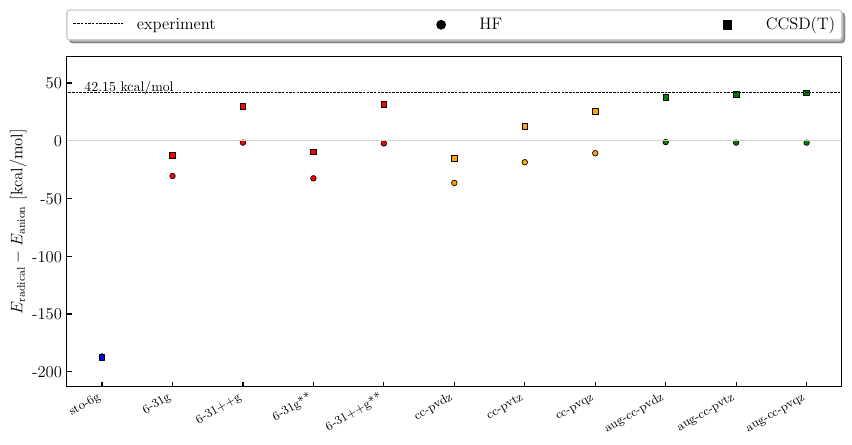

Generate this figure with Python:
import numpy as np
import scipy.optimize as opt
import sys
sys.path.append('../../nevpt2/src/')
from plot import fill_panel, c_list, kcal



basis = ['sto-6g','6-31g','6-31++g','6-31g**','6-31++g**','cc-pvdz','cc-pvtz','cc-pvqz','aug-cc-pvdz','aug-cc-pvtz','aug-cc-pvqz']

colors = ['blue','red','red','red','red','orange','orange','orange','green','green','green']

data = np.load('oh_data.npy',allow_pickle=True).item()
for k in data.keys():
  data[k] = np.array(data[k])
x = [i for i in range(len(basis))]

import matplotlib.pyplot as plt
from matplotlib import rc
rc('font',**{'family':'serif','serif':['cmu serif'],'size':12})
rc('text', usetex=True)

L = 5.0
fig,ax1 = plt.subplots(1,1,figsize=(2.0*L,1.3*0.66*L))
plt.subplots_adjust(wspace=0.22,hspace=0.20)

m=0
for n,c in zip(range(len(basis)),colors):
  ax1.scatter(m,kcal*(data['E_HF_radical'][n]-data['E_HF_anion'][n]), c=c, marker='o', s=16,edgecolor='black',linewidth=0.5)
  ax1.scatter(m,kcal*(data['E_CCSD(T)_radical'][n]-data['E_CCSD(T)_anion'][n]), c=c, marker='s', s=16,edgecolor='black',linewidth=0.5)
  m+=1


p = [i-1 for i in range(len(basis)+5)]
ax1.plot(p, np.ones(len(p))*42.15, c='black', ls='--', linewidth=0.5, label='experiment')
ax1.annotate(str(42.15) + ' kcal/mol', xy=(-0.25,43), fontsize=10, color='black')
ax1.plot(p, np.zeros(len(p)), c='#D1D0CE', linewidth=0.5)
ax1.scatter(0,np.nan,c='black', marker='o',label='HF')
ax1.scatter(0,np.nan,c='black', marker='s',label='CCSD(T)')

fill_panel(ax1,'',[0,10],[0,1,2,3,4,5,6,7,8,9,10],basis,
                  '$E_{\mathrm{radical}}-E_{\mathrm{anion}}$ [kcal/mol]',[-200,60],[-200,-150,-100,-50,0,50],[-200,-150,-100,-50,0,50])

ax1.set_xticklabels(ax1.get_xticklabels(),rotation = 30,fontsize=9,ha='right')

x0L,y0L,dxL,dyL = 0.00,1.05,1.00,0.20
handles,labels  = ax1.get_legend_handles_labels()
lgd = ax1.legend(handles,labels,ncol=3,fancybox=True,shadow=True,
                 bbox_to_anchor=(x0L,y0L,dxL,dyL),loc=3,mode='expand',
                 borderaxespad=0,handlelength=3)

fig.savefig('basis.pdf',format='pdf',bbox_inches='tight')
